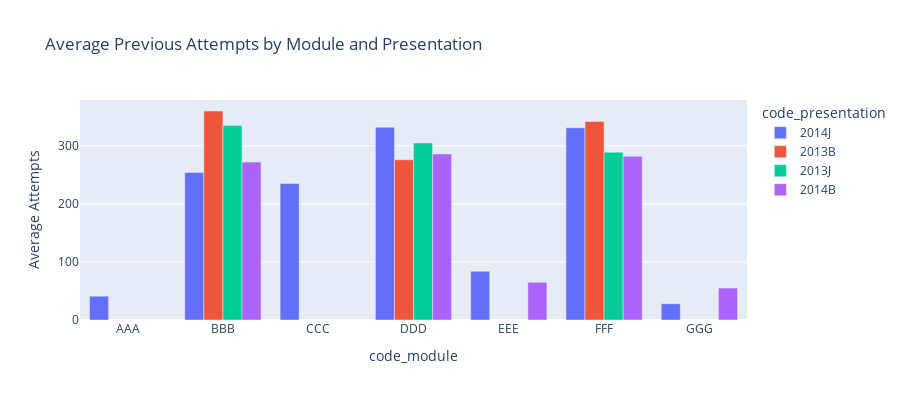

Notebook code cell kept with this figure:
### Code cell
px.bar(avg_attempts, x='code_module', y='avg_attempts', color='code_presentation', barmode='group',
       title='Average Previous Attempts by Module and Presentation',
       labels={'avg_attempts': 'Average Attempts'},
       height=400)

### Figure 1 — Plotly figure (JSON) as saved in the notebook; plotly's stock layout.template omitted (floating-point values rounded to 4 significant figures)
{"data": [{"alignmentgroup": "True", "hovertemplate": "code_presentation=2014J<br>code_module=%{x}<br>Average Attempts=%{y}<extra></extra>", "legendgroup": "2014J", "marker": {"color": "#636efa", "pattern": {"shape": ""}}, "name": "2014J", "offsetgroup": "2014J", "orientation": "v", "showlegend": true, "textposition": "auto", "type": "bar", "x": ["AAA", "BBB", "CCC", "DDD", "EEE", "FFF", "GGG"], "xaxis": "x", "y": [41, 254, 235, 332, 84, 331, 28], "yaxis": "y"}, {"alignmentgroup": "True", "hovertemplate": "code_presentation=2013B<br>code_module=%{x}<br>Average Attempts=%{y}<extra></extra>", "legendgroup": "2013B", "marker": {"color": "#EF553B", "pattern": {"shape": ""}}, "name": "2013B", "offsetgroup": "2013B", "orientation": "v", "showlegend": true, "textposition": "auto", "type": "bar", "x": ["BBB", "DDD", "FFF"], "xaxis": "x", "y": [360, 276, 342], "yaxis": "y"}, {"alignmentgroup": "True", "hovertemplate": "code_presentation=2013J<br>code_module=%{x}<br>Average Attempts=%{y}<extra></extra>", "legendgroup": "2013J", "marker": {"color": "#00cc96", "pattern": {"shape": ""}}, "name": "2013J", "offsetgroup": "2013J", "orientation": "v", "showlegend": true, "textposition": "auto", "type": "bar", "x": ["BBB", "DDD", "FFF"], "xaxis": "x", "y": [335, 305, 289], "yaxis": "y"}, {"alignmentgroup": "True", "hovertemplate": "code_presentation=2014B<br>code_module=%{x}<br>Average Attempts=%{y}<extra></extra>", "legendgroup": "2014B", "marker": {"color": "#ab63fa", "pattern": {"shape": ""}}, "name": "2014B", "offsetgroup": "2014B", "orientation": "v", "showlegend": true, "textposition": "auto", "type": "bar", "x": ["BBB", "DDD", "EEE", "FFF", "GGG"], "xaxis": "x", "y": [272, 286, 65, 282, 55], "yaxis": "y"}], "layout": {"barmode": "group", "height": 400, "legend": {"title": {"text": "code_presentation"}, "tracegroupgap": 0}, "title": {"text": "Average Previous Attempts by Module and Presentation"}, "xaxis": {"anchor": "y", "domain": [0, 1], "title": {"text": "code_module"}}, "yaxis": {"anchor": "x", "domain": [0, 1], "title": {"text": "Average Attempts"}}}}
